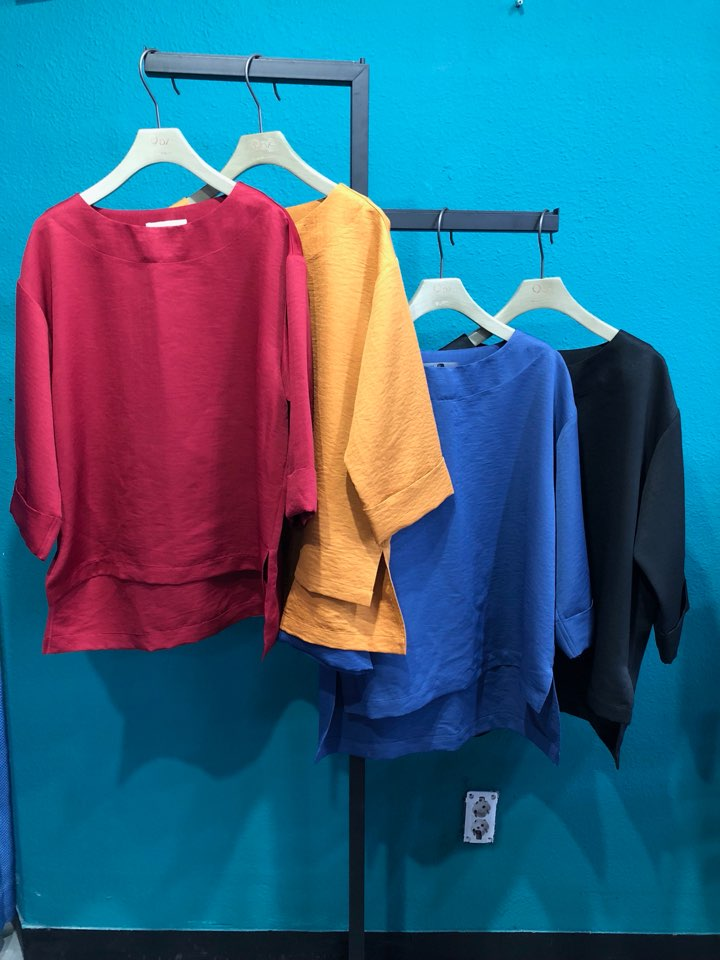
#> input picture Fashion(ModaMatch)_project_PCA_clustering_file (2)/data/9oz_sales_top100_image/id21_AFI1BL003.jpg, 720 x 960 px; its folder holds only this picture in this run
$ python '주성분분석시각화2(color2).py'
#> lines starting #> are read from the running program, lines starting #| are printed output that depends on the picture
import os
import numpy as np
import matplotlib.pyplot as plt
from sklearn.decomposition import PCA
from PIL import Image

# 이미지 경로 설정
data_dir = 'data/9oz_sales_top100_image'

# 이미지 로드 함수 정의
def load_images_from_folder(folder):
#> called with folder = 'data/9oz_sales_top100_image'
    images = []
    for subdir, dirs, files in os.walk(folder):
        for file in files:
            img_path = os.path.join(subdir, file)
            img = Image.open(img_path).convert('RGB')  # 컬러 이미지로 변환
#> img is the input picture: PIL image 720x960 RGB; mean R, G, B 53.9, 99.9, 129.8
            img = img.resize((128, 128))  # 크기 조정 (2배로 키움)
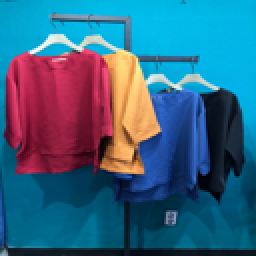
#> img: PIL image 128x128 RGB (shown 2 times larger); mean R, G, B 53.9, 99.9, 129.8
            img_array = np.array(img)
            images.append(img_array)
    return np.array(images)

# 컬러 이미지 데이터 로드
images = load_images_from_folder(data_dir)

# 채널별로 PCA 적용
def apply_pca_to_color_images(images, n_components=50):
    reshaped_images = images.reshape(images.shape[0], -1, 3)
    pca_models = [PCA(n_components=n_components) for _ in range(3)]
#> (the run stopped early here; a loop or call above may not have finished)

$ run again, on Fashion(ModaMatch)_project_PCA_clustering_file (2)/data/9oz_sales_top100_image/id41_AGG3BL002.jpg
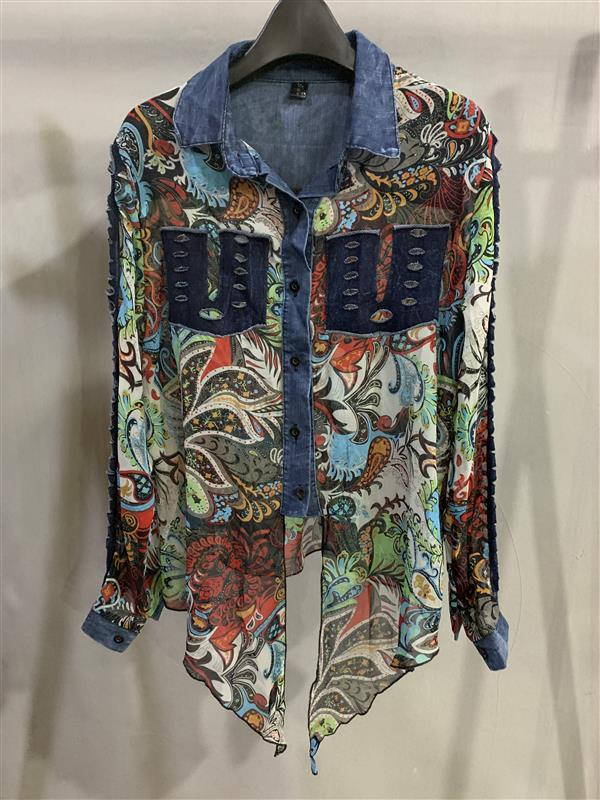
#> input picture Fashion(ModaMatch)_project_PCA_clustering_file (2)/data/9oz_sales_top100_image/id41_AGG3BL002.jpg, 600 x 800 px
#> in load_images_from_folder, img is the input picture: PIL image 600x800 RGB; mean R, G, B 133.6, 128.4, 118.8
#> in load_images_from_folder, `img = img.resize((128, 128))`:
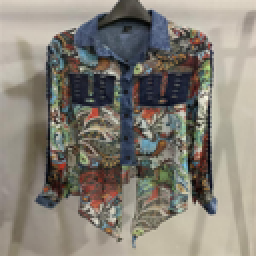
#> img: PIL image 128x128 RGB (shown 2 times larger); mean R, G, B 133.6, 128.4, 118.8

$ run again, on Fashion(ModaMatch)_project_PCA_clustering_file (2)/data/9oz_sales_top100_image/id46_AFI3OP001.jpg
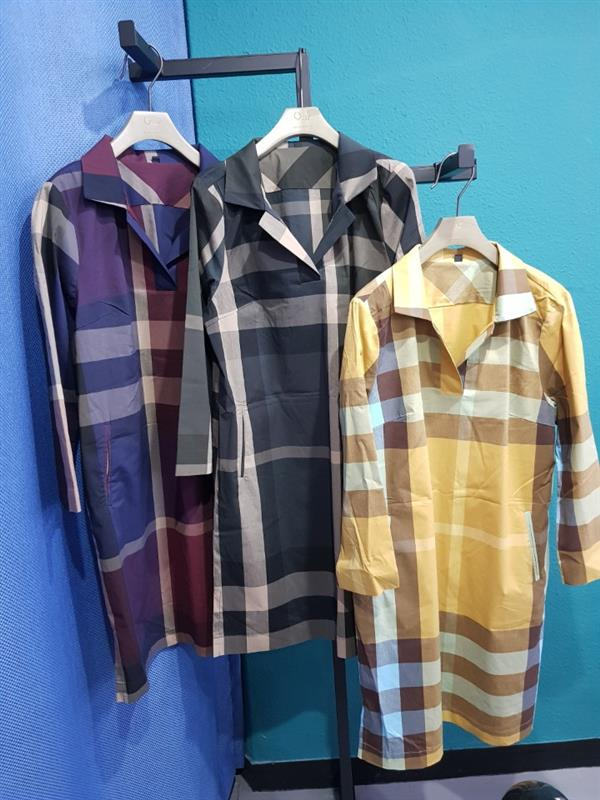
#> input picture Fashion(ModaMatch)_project_PCA_clustering_file (2)/data/9oz_sales_top100_image/id46_AFI3OP001.jpg, 600 x 800 px
#> in load_images_from_folder, img is the input picture: PIL image 600x800 RGB; mean R, G, B 100.8, 120.4, 136.8
#> in load_images_from_folder, `img = img.resize((128, 128))`:
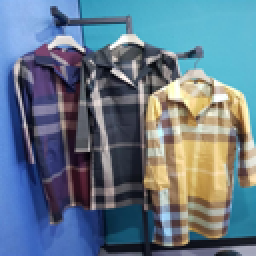
#> img: PIL image 128x128 RGB (shown 2 times larger); mean R, G, B 100.8, 120.4, 136.8

$ run again, on Fashion(ModaMatch)_project_PCA_clustering_file (2)/data/9oz_sales_top100_image/id52_AFI1TS001.jpg
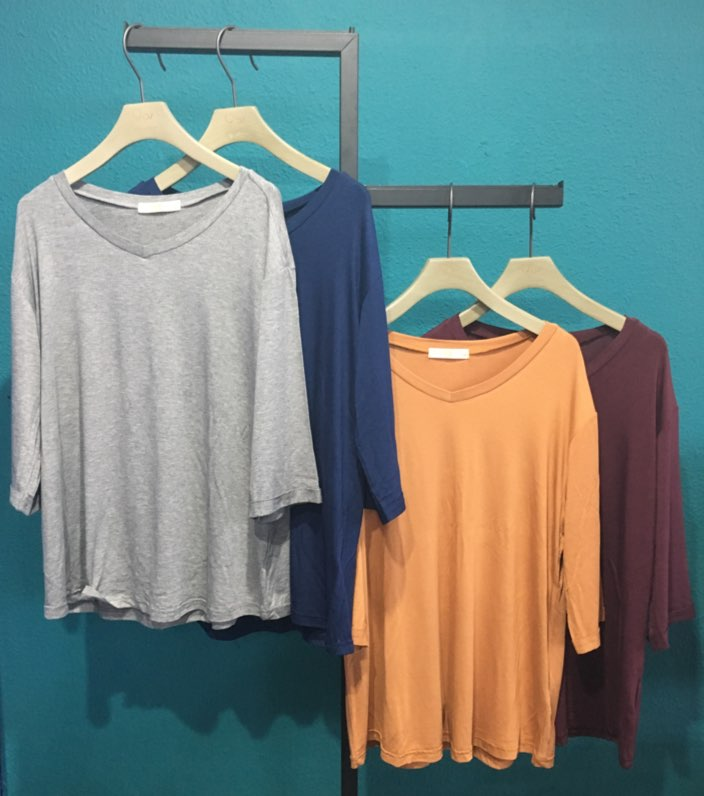
#> input picture Fashion(ModaMatch)_project_PCA_clustering_file (2)/data/9oz_sales_top100_image/id52_AFI1TS001.jpg, 704 x 796 px
#> in load_images_from_folder, img is the input picture: PIL image 704x796 RGB; mean R, G, B 116.3, 132.6, 129
#> in load_images_from_folder, `img = img.resize((128, 128))`:
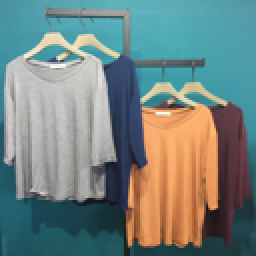
#> img: PIL image 128x128 RGB (shown 2 times larger); mean R, G, B 116.3, 132.6, 129
